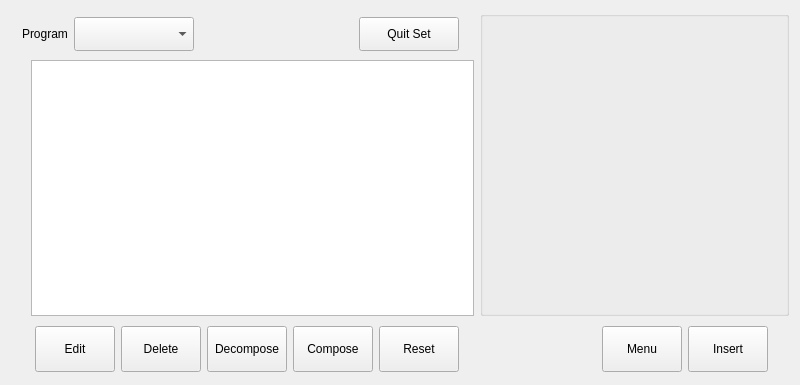
<?xml version="1.0" encoding="UTF-8"?>
<ui version="4.0">
 <class>TutorPage</class>
 <widget class="QWidget" name="TutorPage">
  <property name="geometry">
   <rect>
    <x>0</x>
    <y>0</y>
    <width>800</width>
    <height>385</height>
   </rect>
  </property>
  <property name="windowTitle">
   <string>Form</string>
  </property>
  <layout class="QGridLayout" name="gridLayout_2" rowstretch="7,1">
   <item row="0" column="0">
    <layout class="QHBoxLayout" name="horizontalLayout_7" stretch="3,2">
     <item>
      <layout class="QVBoxLayout" name="verticalLayout" stretch="1,6">
       <item>
        <layout class="QHBoxLayout" name="horizontalLayout_5" stretch="0,1,2,1">
         <property name="leftMargin">
          <number>11</number>
         </property>
         <property name="topMargin">
          <number>6</number>
         </property>
         <property name="rightMargin">
          <number>15</number>
         </property>
         <property name="bottomMargin">
          <number>3</number>
         </property>
         <item>
          <widget class="QLabel" name="label">
           <property name="text">
            <string>Program</string>
           </property>
          </widget>
         </item>
         <item>
          <widget class="QComboBox" name="comboBox">
           <property name="sizePolicy">
            <sizepolicy hsizetype="Preferred" vsizetype="Expanding">
             <horstretch>0</horstretch>
             <verstretch>0</verstretch>
            </sizepolicy>
           </property>
           <property name="minimumSize">
            <size>
             <width>120</width>
             <height>0</height>
            </size>
           </property>
          </widget>
         </item>
         <item>
          <spacer name="horizontalSpacer_5">
           <property name="orientation">
            <enum>Qt::Horizontal</enum>
           </property>
           <property name="sizeHint" stdset="0">
            <size>
             <width>30</width>
             <height>20</height>
            </size>
           </property>
          </spacer>
         </item>
         <item>
          <widget class="QPushButton" name="pushButtonQuickSet">
           <property name="sizePolicy">
            <sizepolicy hsizetype="Minimum" vsizetype="Expanding">
             <horstretch>0</horstretch>
             <verstretch>0</verstretch>
            </sizepolicy>
           </property>
           <property name="minimumSize">
            <size>
             <width>100</width>
             <height>0</height>
            </size>
           </property>
           <property name="text">
            <string>Quit Set</string>
           </property>
          </widget>
         </item>
        </layout>
       </item>
       <item>
        <layout class="QGridLayout" name="gridLayout">
         <item row="0" column="1">
          <widget class="QTableView" name="tableView"/>
         </item>
         <item row="0" column="0">
          <spacer name="horizontalSpacer">
           <property name="orientation">
            <enum>Qt::Horizontal</enum>
           </property>
           <property name="sizeType">
            <enum>QSizePolicy::Fixed</enum>
           </property>
           <property name="sizeHint" stdset="0">
            <size>
             <width>20</width>
             <height>20</height>
            </size>
           </property>
          </spacer>
         </item>
        </layout>
       </item>
      </layout>
     </item>
     <item>
      <widget class="QGroupBox" name="groupBox">
       <property name="sizePolicy">
        <sizepolicy hsizetype="Expanding" vsizetype="Expanding">
         <horstretch>0</horstretch>
         <verstretch>0</verstretch>
        </sizepolicy>
       </property>
       <property name="title">
        <string/>
       </property>
       <property name="flat">
        <bool>false</bool>
       </property>
       <property name="checkable">
        <bool>false</bool>
       </property>
      </widget>
     </item>
    </layout>
   </item>
   <item row="1" column="0">
    <layout class="QHBoxLayout" name="horizontalLayout">
     <property name="leftMargin">
      <number>4</number>
     </property>
     <property name="topMargin">
      <number>4</number>
     </property>
     <property name="rightMargin">
      <number>4</number>
     </property>
     <property name="bottomMargin">
      <number>2</number>
     </property>
     <item>
      <spacer name="horizontalSpacer_2">
       <property name="orientation">
        <enum>Qt::Horizontal</enum>
       </property>
       <property name="sizeType">
        <enum>QSizePolicy::Fixed</enum>
       </property>
       <property name="sizeHint" stdset="0">
        <size>
         <width>20</width>
         <height>20</height>
        </size>
       </property>
      </spacer>
     </item>
     <item>
      <widget class="QPushButton" name="pushButtonEdit">
       <property name="sizePolicy">
        <sizepolicy hsizetype="Minimum" vsizetype="Expanding">
         <horstretch>0</horstretch>
         <verstretch>0</verstretch>
        </sizepolicy>
       </property>
       <property name="text">
        <string>Edit</string>
       </property>
      </widget>
     </item>
     <item>
      <widget class="QPushButton" name="pushButtonDel">
       <property name="sizePolicy">
        <sizepolicy hsizetype="Minimum" vsizetype="Expanding">
         <horstretch>0</horstretch>
         <verstretch>0</verstretch>
        </sizepolicy>
       </property>
       <property name="text">
        <string>Delete</string>
       </property>
      </widget>
     </item>
     <item>
      <widget class="QPushButton" name="pushButtonSplit">
       <property name="sizePolicy">
        <sizepolicy hsizetype="Minimum" vsizetype="Expanding">
         <horstretch>0</horstretch>
         <verstretch>0</verstretch>
        </sizepolicy>
       </property>
       <property name="text">
        <string>Decompose</string>
       </property>
      </widget>
     </item>
     <item>
      <widget class="QPushButton" name="pushButtonCombo">
       <property name="sizePolicy">
        <sizepolicy hsizetype="Minimum" vsizetype="Expanding">
         <horstretch>0</horstretch>
         <verstretch>0</verstretch>
        </sizepolicy>
       </property>
       <property name="text">
        <string>Compose</string>
       </property>
      </widget>
     </item>
     <item>
      <widget class="QPushButton" name="pushButtonReset">
       <property name="sizePolicy">
        <sizepolicy hsizetype="Minimum" vsizetype="Expanding">
         <horstretch>0</horstretch>
         <verstretch>0</verstretch>
        </sizepolicy>
       </property>
       <property name="text">
        <string>Reset</string>
       </property>
      </widget>
     </item>
     <item>
      <spacer name="horizontalSpacer_4">
       <property name="orientation">
        <enum>Qt::Horizontal</enum>
       </property>
       <property name="sizeHint" stdset="0">
        <size>
         <width>40</width>
         <height>20</height>
        </size>
       </property>
      </spacer>
     </item>
     <item>
      <widget class="QPushButton" name="pushButtonMenu">
       <property name="sizePolicy">
        <sizepolicy hsizetype="Minimum" vsizetype="Expanding">
         <horstretch>0</horstretch>
         <verstretch>0</verstretch>
        </sizepolicy>
       </property>
       <property name="text">
        <string>Menu</string>
       </property>
      </widget>
     </item>
     <item>
      <widget class="QPushButton" name="pushButtonInsert">
       <property name="sizePolicy">
        <sizepolicy hsizetype="Minimum" vsizetype="Expanding">
         <horstretch>0</horstretch>
         <verstretch>0</verstretch>
        </sizepolicy>
       </property>
       <property name="text">
        <string>Insert</string>
       </property>
      </widget>
     </item>
     <item>
      <spacer name="horizontalSpacer_3">
       <property name="orientation">
        <enum>Qt::Horizontal</enum>
       </property>
       <property name="sizeType">
        <enum>QSizePolicy::Fixed</enum>
       </property>
       <property name="sizeHint" stdset="0">
        <size>
         <width>17</width>
         <height>46</height>
        </size>
       </property>
      </spacer>
     </item>
    </layout>
   </item>
  </layout>
 </widget>
 <resources/>
 <connections/>
</ui>
